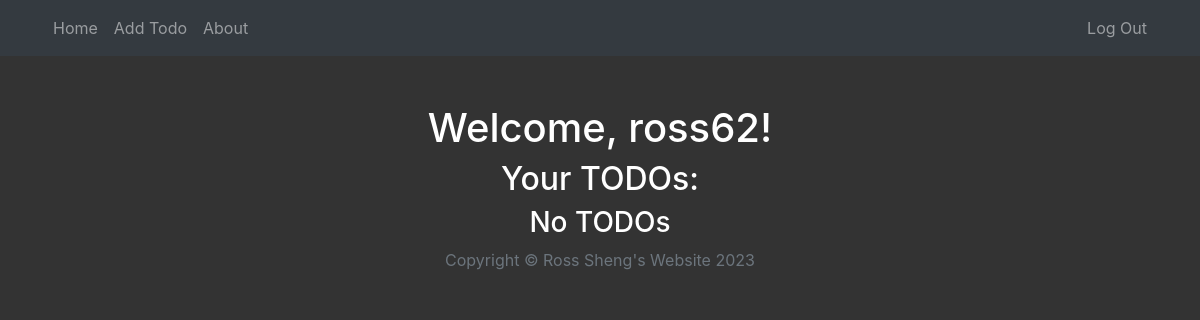
Before: /todo (signed in) with the older database file.
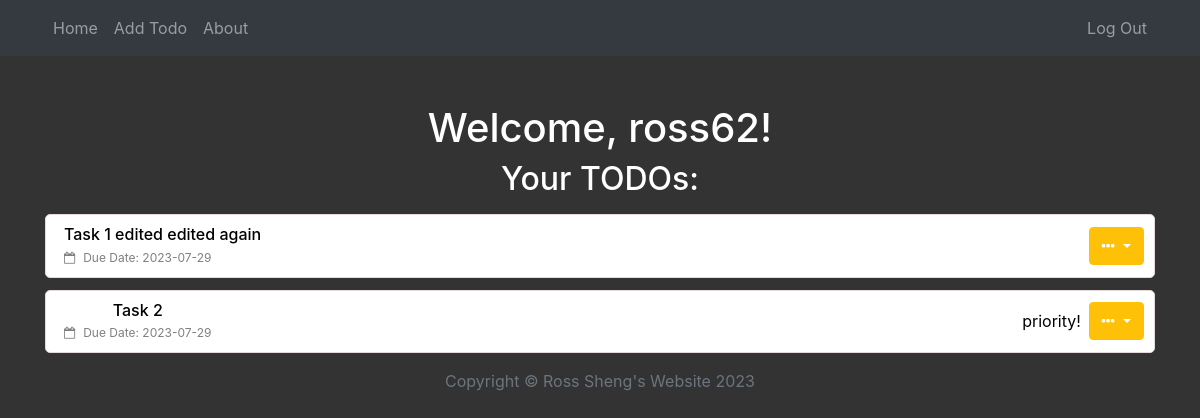
After: the same page with the newer database file.
### main.py (models this page shows)
class User(db.Model, UserMixin):
    __tablename__ = "users"
    id = db.Column(db.Integer, primary_key=True)
    email = db.Column(db.String(100), unique=True)
    username = db.Column(db.String(100), unique=True, nullable=False)
    password = db.Column(db.String(100), nullable=False)
    todos = relationship("ToDo", back_populates="author")

class ToDo(db.Model):
    __tablename__ = "todos"
    id = db.Column(db.Integer, primary_key=True)
    author_id = db.Column(db.Integer, db.ForeignKey("users.id"))
    author = relationship("User", back_populates="todos")
    title = db.Column(db.String(250), unique=True, nullable=False)
    priority = db.Column(db.Boolean, nullable=False)
    due_date = db.Column(db.DateTime, nullable=False)
    body = db.Column(db.Text, nullable=False)

### main.py (the view)
@app.route("/todo")
@login_required
def todo():
    todos = ToDo.query.all()
    return render_template("todo.html", all_todos=todos)

### main.py (called while the page is built)
@login_manager.user_loader
def load_user(user_id):
    return User.query.get(int(user_id))

### templates/todo.html (shortened to what this page needs)
{% extends 'base.html' %}
{% block content %}{% include "header.html" %}
  <header class="masthead">
    <div class="container">
      <div class="row">
        <div class="col">
          <div class="site-heading text-center mt-5">
            <h1>Welcome, {{ current_user.username }}!</h1>
            <h2>Your TODOs:</h2>
            {% if all_todos|length == 0 %}
            <h3>No TODOs</h3>
            {% else %}
            <div class="mt-3">
              <ul class="list list-inline">
                {% for todo in all_todos %}
                  <li class="d-flex justify-content-between">
                    <div class="d-flex flex-row align-items-center">
                      <div class="ml-2">
                        <h6 class="mb-0 todo-title">{{ todo.title }}</h6>
                          <div class="d-flex flex-row mt-1 text-black-50 date-time">
                            <div><i class="fa fa-calendar-o"></i><span class="ml-2">Due Date: {{ todo.due_date.strftime("%Y-%m-%d") }}</span></div>
                          </div>
                      </div>
                    </div>
                     <div class="d-flex flex-row align-items-center">
                       <div class="d-flex flex-column mr-2">
                         {% if todo.priority %}
                         priority!
                         {% endif %}
                       </div>
                       <div class="dropdown">
                          <button class="btn btn-secondary dropdown-toggle" type="button" id="dropdownMenuButton" data-toggle="dropdown" aria-haspopup="true" aria-expanded="false">
                          <i class="fa fa-ellipsis-h"></i>
                          </button>
                         </div>
                     </div>
            </li>
                {% endfor %}
    </ul>
            {% endif %}
</div>
          </div>
        </div>
      </div>
    </div>
  </header>
{% include "footer.html" %}
{% endblock %}

### templates/base.html (shortened to what this page needs)
<!DOCTYPE html>
<html lang="en">
  <head>
    <link href="https://cdn.jsdelivr.net/npm/bootstrap@5.3.0/dist/css/bootstrap.min.css" rel="stylesheet"
>
    <link rel="stylesheet" href="https://cdnjs.cloudflare.com/ajax/libs/font-awesome/4.7.0/css/font-awesome.min.css">
    {% block styles %}
    {{ bootstrap.load_css() }}
    <link
      rel="stylesheet"
      href="{{ url_for('static', filename='css/styles.css') }}"
    />
    {% endblock %}
  </head>
  <body>
    {% block content %}{% endblock %}
  </body>
</html>

### templates/header.html (shortened to what this page needs)
<!DOCTYPE html>
<html lang="en">
<head>
    <link rel="stylesheet" href="https://maxcdn.bootstrapcdn.com/bootstrap/4.5.2/css/bootstrap.min.css">
    <link rel="stylesheet" href="{{ url_for('static', filename='css/styles.css') }}"/>
</head>
<body>
  <nav class="navbar navbar-expand-lg navbar-dark bg-dark">
      <div class="container">
          <div class="collapse navbar-collapse" id="navbarNav">
              <ul class="navbar-nav">
                  <li class="nav-item">
                      <a class="nav-link" href="{{url_for('todo')}}">Home</a>
                  </li>
                  <li class="nav-item">
                      <a class="nav-link" href="{{ url_for('add_todo') }}">Add Todo</a>
                  </li>
                  <li class="nav-item">
                      <a class="nav-link" href="{{url_for('about')}}">About</a>
                  </li>
              </ul>
          </div>
          <ul class="navbar-nav ml-auto">
              <li class="nav-item">
                  <a class="nav-link" href="{{url_for('log_out')}}">Log Out</a>
              </li>
          </ul>
      </div>
  </nav>

### templates/footer.html (shortened to what this page needs)
    <footer>
        <div class="container">
            <div class="row">
                <div class="col d-flex justify-content-center align-items-center">
                    <p class="copyright text-muted">Copyright &copy; Ross Sheng's Website 2023</p>
                </div>
            </div>
        </div>
    </footer>
</body>
</html>

### static/css/styles.css (style rules this page uses)
.todo-title { color: black; }
.list li { list-style: none; padding: 10px; border: 1px solid #e3dada; margin-top: 12px; border-radius: 5px; background: #fff; color: black; }
.date-time { font-size: 12px; }
body { background-color: #333; color: white; }
a { color: #ffc107; }
.btn { background-color: #ffc107; border-color: #ffc107; }
.text-muted { color: #999999; }

Changed rows visible on the page:
added ToDo: title "Task 1 edited edited again", due_date "2023-07-29"
added ToDo: title "Task 2", due_date "2023-07-29", priority "priority!"
Other visible differences:
text no longer shown: "No TODOs"
